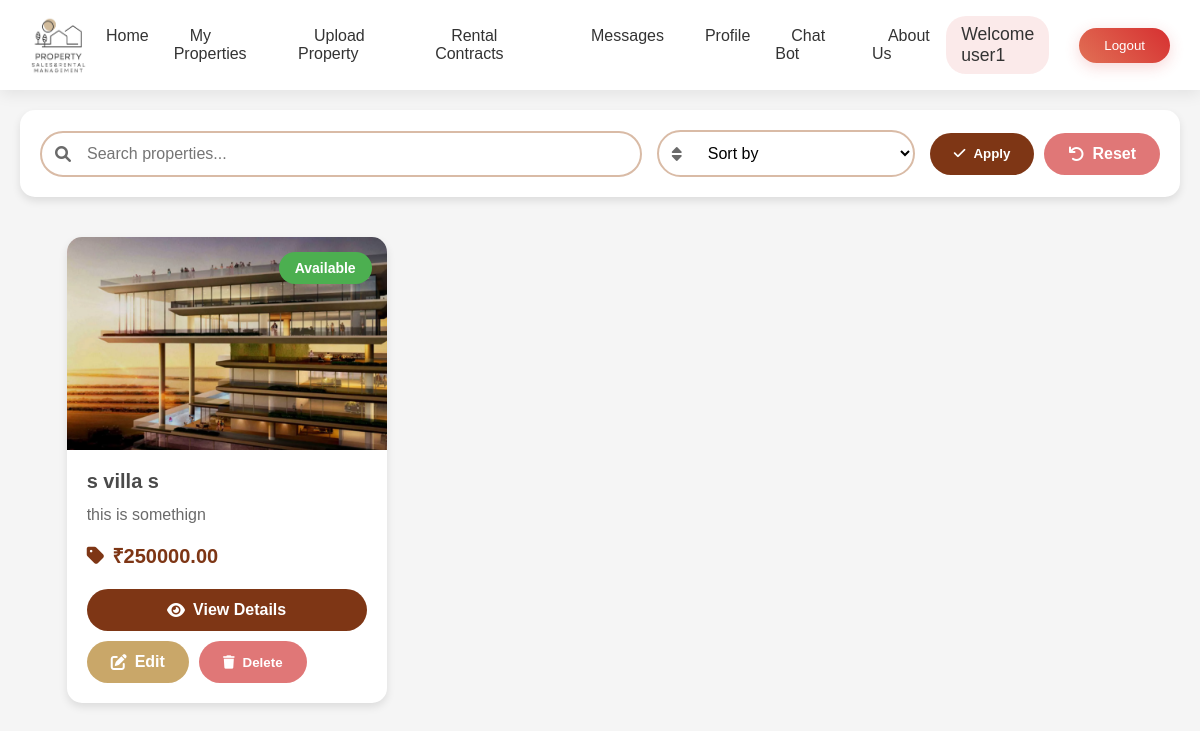
The app's page /ownerapp/property_list/ (signed in) with its own data.
### ownerapp/models.py (models this page shows, shortened)
class Property(models.Model):
    PROPERTY_TYPE_CHOICES = [
        ('Rent', 'Rent'),
        ('Sale', 'Sale'),
    ]
    OCCUPANCY_CHOICES = [
        ('Available', 'Available'),
        ('Not Available', 'Not Available'),
    ]
    PARKING = [
        ('Available', 'Available'),
        ('Not Available', 'Not Available'),
    ]
    title = models.CharField(max_length=200)
    image = models.ImageField(upload_to='property_images/')
    image_2 = models.ImageField(upload_to='property_images/', blank=True, null=True)
    image_3 = models.ImageField(upload_to='property_images/', blank=True, null=True)
    overview = models.TextField(max_length=100)
    location = models.CharField(max_length=200)
    location_url = models.URLField(max_length=500, blank=True, null=True, help_text="OpenStreetMap URL for the property location")
    address = models.TextField(max_length=300, blank=True, null=True)
    property_type = models.CharField(max_length=10, choices=PROPERTY_TYPE_CHOICES, default='Rent')
    price = models.DecimalField(max_digits=10, decimal_places=2)
    description = models.TextField()
    size = models.PositiveIntegerField()
    bedrooms = models.PositiveIntegerField()
    bathrooms = models.PositiveIntegerField()
    parking = models.CharField(max_length=20,choices=PARKING,default='Available')
    year_built = models.PositiveIntegerField()
    flooring_type = models.CharField(max_length=100)
    owner_name = models.CharField(max_length=100, default='Owner Name')
    email = models.EmailField()
    phone = models.CharField(max_length=15)
    occupancy_status = models.CharField(max_length=20,choices=OCCUPANCY_CHOICES,default='Available')
    owner = models.ForeignKey(User, on_delete=models.CASCADE, related_name='properties', default=1)

### ownerapp/views.py (the view)
# urls.py: path('property_list/', views.property_list, name='property_list'),
@login_required
def property_list(request):
    search_query = request.GET.get('search', '')
    filter_option = request.GET.get('filter', '')
    user_type = None
    properties = Property.objects.none()  # Start with an empty queryset
    if request.user.username == 'admin' and authenticate(username='admin', password='admin'):
        user_type = 'admin'
        properties = Property.objects.all()  # Admin sees all properties
    elif OwnerUser.objects.filter(user=request.user).exists():
        user_type = 'owner'
        properties = Property.objects.filter(owner=request.user)  # Only show properties uploaded by the owner
    if search_query:
        properties = properties.filter(
            Q(title__icontains=search_query) |
            Q(location__icontains=search_query) |
            Q(description__icontains=search_query)
        )
    if filter_option:
        if filter_option == 'price_asc':
            properties = properties.order_by('price')  # Price low to high
        elif filter_option == 'price_desc':
            properties = properties.order_by('-price')  # Price high to low
    context = {
        'properties': properties,
        'user_type': user_type,  # Pass the user type to the template for navbar logic
    }
    return render(request, 'ownerApp/property_list.html', context)

### templates/ownerApp/property_list.html (shortened to what this page needs)
{% load static %}
<html lang="en">
<head>
    <link rel="stylesheet" href="https://cdnjs.cloudflare.com/ajax/libs/font-awesome/6.0.0/css/all.min.css">
    <link rel="stylesheet" href="{% static 'css/ownerApp/property_list.css' %}">
    <link rel="stylesheet" href="{% static 'css/adminApp/homepage.css' %}">
</head>
<body>
    {% if user_type == 'admin' %}
        {% include 'Navbar/adminNavBar.html' %}
    {% elif user_type == 'owner' %}
        {% include 'Navbar/ownerNavBar.html' %}
    {% elif user_type == 'tenant' %}
        {% include 'Navbar/tenentNavBar.html' %}
    {% endif %}
    <div class="search-filter-container">
        <form method="GET" action="{% url 'ownerapp:property_list' %}" class="search-form">
            <div class="search-input-group">
                <div class="search-wrapper">
                    <i class="fas fa-search search-icon"></i>
                    <input type="text" name="search"
                           placeholder="Search properties..."
                           value="{{ request.GET.search }}"
                           aria-label="Search properties">
                </div>
                <div class="filter-wrapper">
                    <i class="fas fa-sort filter-icon"></i>
                    <select name="filter" id="filter" aria-label="Sort properties">
                        <option value="">Sort by</option>
                    </select>
                </div>
                <div class="button-container">
                    <button type="submit" class="view-details">
                        <i class="fas fa-check"></i> Apply
                    </button>
                    <a href="{% url 'ownerapp:property_list' %}" class="reset-button">
                        <i class="fas fa-undo"></i> Reset
                    </a>
                </div>
            </div>
        </form>
    </div>
    <div class="property-list">
        {% for property in properties %}
        <div class="property-card">
            <div class="property-image-container">
                <img src="{{ property.image.url }}"
                     alt="{{ property.title }}"
                     class="property-image"
                     loading="lazy">
                <div class="property-status">
                    <span class="status-badge {% if property.occupancy_status == 'Available' %}available{% else %}occupied{% endif %}">
                        {{ property.occupancy_status }}
                    </span>
                </div>
            </div>
            <div class="property-details">
                <h3>{{ property.title }}</h3>
                <p class="property-description">
                    {{ property.overview|slice:":80" }}{% if property.overview|length > 80 %}...{% endif %}
                </p>
                <div class="property-info">
                    <p class="price"><i class="fas fa-tag"></i> <strong>₹{{ property.price }}</strong></p>
                </div>
                <div class="property-actions">
                    <a href="{% url 'ownerapp:property_detail' property.pk %}" class="view-details">
                        <i class="fas fa-eye"></i> View Details
                    </a>
                    {% if request.user == property.owner or user_type == 'admin' %}
                    <div class="admin-actions">
                        <a href="{% url 'ownerapp:edit_property' property.pk %}" class="view-details-edit">
                            <i class="fas fa-edit"></i> Edit
                        </a>
                        <button class="delete-button"
                                data-property-id="{{ property.pk }}"
                                data-url="{% url 'ownerapp:delete_property' property.pk %}">
                            <i class="fas fa-trash"></i> Delete
                        </button>
                    </div>
                    {% endif %}
                </div>
            </div>
        </div>
        {% empty %}
        <div class="no-properties">
            <i class="fas fa-home"></i>
            <p>No properties found.</p>
        </div>
        {% endfor %}
    </div>
</body>
</html>

### templates/Navbar/ownerNavBar.html (shortened to what this page needs)
{% load static %}
<header>
    <div class="logo">
        <a href="{% url 'ownerapp:ownerhomepage' %}">
            <img src="{% static 'images/logo.png' %}" alt="PS6 Logo">
        </a>
    </div>
    <nav>
        <ul>
            <li><a href="{% url 'ownerapp:ownerhomepage' %}">Home</a></li>
            <li><a href="{% url 'ownerapp:property_list'  %}">My Properties</a></li>
            <li><a href="{% url 'ownerapp:upload_property'  %}">Upload Property</a></li>
            <li><a href="{% url 'ownerapp:rental_contract' %}">Rental Contracts</a></li>
            <li><a href="{% url 'ownerapp:owner_messages' %}">Messages</a></li>
            <li><a href="{% url 'ownerapp:owner_profile' %}">Profile</a></li>
            <li><a href="{% url 'ownerapp:chatbot' %}">Chat Bot</a></li>
            <li><a href="{% url 'ownerapp:about_us' %}">About Us</a></li>
        </ul>
    </nav>
    <div class="auth-buttons">
        {% if user.is_authenticated %}
            <span class="welcome-message">Welcome {{ user.username }}</span>
            <form action="{% url 'adminapp:logout_view' %}" method="POST" style="display:inline;">
                <button type="submit" class="logout-btn">Logout</button>
            </form>
        {% else %}
            <a href="{% url 'ownerapp:login_or_register' %}" class="login-btn">Login/Register</a>
        {% endif %}
    </div>
</header>

### static/css/ownerApp/property_list.css (style rules this page uses)
:root { --primary-color: #C9A769; --secondary-color: #7e3615; --accent-color: #D2A854; --danger-color: #E07777; --success-color: #4CAF50; --background-color: #F3F3F3; --card-background: #FFFFFF; --text-primary: #4A4A4A; --text-secondary: #6A6A6A; --border-color: #D9BBA6; --shadow-sm: 0 4px 8px rgba(0, 0, 0, 0.1); --shadow-md: 0 8px 16px rgba(0, 0, 0, 0.15); --transition: all 0.3s ease; }
body { font-family: 'Arial', sans-serif; background-color: var(--background-color); color: var(--text-primary); margin: 0; padding: 0; min-height: 100vh; }
.search-filter-container { background-color: var(--card-background); padding: 20px; margin: 20px; border-radius: 15px; box-shadow: var(--shadow-sm); }
.search-input-group { display: flex; align-items: center; gap: 15px; flex-wrap: wrap; }
.search-wrapper { position: relative; flex: 7; }
.filter-wrapper { position: relative; flex: 3; }
.search-icon, .filter-icon { position: absolute; left: 15px; top: 50%; transform: translateY(-50%); color: var(--text-secondary); z-index: 1; }
input[type="text"], select { width: 100%; padding: 12px 20px 12px 45px; border: 2px solid var(--border-color); border-radius: 30px; font-size: 1rem; transition: var(--transition); background-color: white; }
.property-list { display: grid; grid-template-columns: repeat(5, 1fr); gap: 20px; padding: 20px; margin: 0 auto; max-width: 1800px; }
.property-card { background-color: white; border-radius: 15px; overflow: hidden; box-shadow: var(--shadow-sm); transition: var(--transition); display: flex; flex-direction: column; max-width: 320px; width: 100%; margin: 0 auto; }
.property-image-container { position: relative; width: 100%; padding-top: 66.67%; overflow: hidden; }
.property-image { position: absolute; top: 0; left: 0; width: 100%; height: 100%; object-fit: cover; transition: transform 0.3s ease; }
.status-badge { position: absolute; top: 15px; right: 15px; padding: 8px 16px; border-radius: 20px; font-size: 0.875rem; font-weight: 600; color: white; z-index: 1; }
.status-badge.available { background-color: var(--success-color); }
.property-details { padding: 20px; flex-grow: 1; display: flex; flex-direction: column; }
.property-details h3 { margin: 0 0 10px; color: var(--text-primary); font-size: 1.25rem; }
.property-description { color: var(--text-secondary); margin-bottom: 15px; line-height: 1.5; }
.property-info { margin-bottom: 20px; }
.price { font-size: 1.25rem; color: var(--secondary-color); display: flex; align-items: center; gap: 8px; }
.button-container { display: flex; gap: 10px; }
.view-details, .view-details-edit, .delete-button, .reset-button { display: inline-flex; align-items: center; justify-content: center; gap: 8px; padding: 12px 24px; border-radius: 30px; font-weight: 600; text-decoration: none; transition: var(--transition); border: none; cursor: pointer; }
.view-details { background-color: var(--secondary-color); color: white; }
.view-details-edit { background-color: var(--primary-color); color: white; }
.delete-button { background-color: var(--danger-color); color: white; }
.reset-button { background-color: var(--danger-color); color: white; }
.property-actions { margin-top: auto; display: flex; flex-direction: column; gap: 10px; }
.admin-actions { display: flex; gap: 10px; }
@media (max-width: 1800px) { .property-list { grid-template-columns: repeat(4, 1fr); max-width: 1440px; } }
@media (max-width: 1440px) { .property-list { grid-template-columns: repeat(3, 1fr); max-width: 1140px; } }

### records on screen
Property: image (picture), occupancy_status "Available", title "s villa s", overview "this is somethign", price "250000.00"

### other values on screen
{{ user.username }} "user1"
